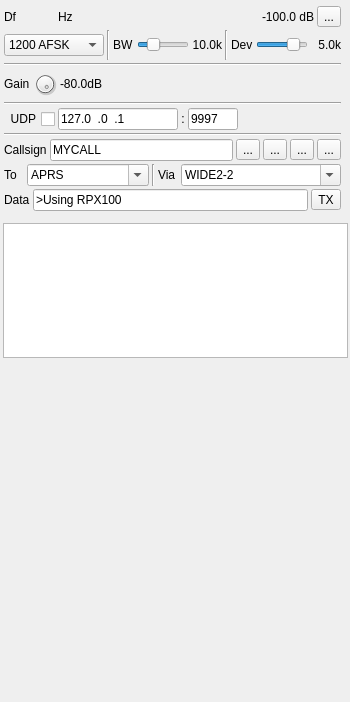
<?xml version="1.0" encoding="UTF-8"?>
<ui version="4.0">
 <class>PacketModGUI</class>
 <widget class="RollupWidget" name="PacketModGUI">
  <property name="geometry">
   <rect>
    <x>0</x>
    <y>0</y>
    <width>350</width>
    <height>702</height>
   </rect>
  </property>
  <property name="sizePolicy">
   <sizepolicy hsizetype="MinimumExpanding" vsizetype="Preferred">
    <horstretch>0</horstretch>
    <verstretch>0</verstretch>
   </sizepolicy>
  </property>
  <property name="minimumSize">
   <size>
    <width>350</width>
    <height>0</height>
   </size>
  </property>
  <property name="font">
   <font>
    <family>Liberation Sans</family>
    <pointsize>9</pointsize>
   </font>
  </property>
  <property name="focusPolicy">
   <enum>Qt::StrongFocus</enum>
  </property>
  <property name="windowTitle">
   <string>Packet Modulator</string>
  </property>
  <widget class="QWidget" name="settingsContainer" native="true">
   <property name="enabled">
    <bool>true</bool>
   </property>
   <property name="geometry">
    <rect>
     <x>2</x>
     <y>2</y>
     <width>341</width>
     <height>211</height>
    </rect>
   </property>
   <property name="minimumSize">
    <size>
     <width>280</width>
     <height>0</height>
    </size>
   </property>
   <property name="windowTitle">
    <string>Settings</string>
   </property>
   <layout class="QVBoxLayout" name="settingsLayout">
    <property name="spacing">
     <number>3</number>
    </property>
    <property name="leftMargin">
     <number>2</number>
    </property>
    <property name="topMargin">
     <number>2</number>
    </property>
    <property name="rightMargin">
     <number>2</number>
    </property>
    <property name="bottomMargin">
     <number>2</number>
    </property>
    <item>
     <layout class="QHBoxLayout" name="deltaFreqPowLayout">
      <property name="topMargin">
       <number>2</number>
      </property>
      <item>
       <layout class="QHBoxLayout" name="deltaFrequencyLayout">
        <item>
         <widget class="QLabel" name="deltaFrequencyLabel">
          <property name="minimumSize">
           <size>
            <width>16</width>
            <height>0</height>
           </size>
          </property>
          <property name="text">
           <string>Df</string>
          </property>
         </widget>
        </item>
        <item>
         <widget class="ValueDialZ" name="deltaFrequency" native="true">
          <property name="sizePolicy">
           <sizepolicy hsizetype="Maximum" vsizetype="Maximum">
            <horstretch>0</horstretch>
            <verstretch>0</verstretch>
           </sizepolicy>
          </property>
          <property name="minimumSize">
           <size>
            <width>32</width>
            <height>16</height>
           </size>
          </property>
          <property name="font">
           <font>
            <family>Liberation Mono</family>
            <pointsize>12</pointsize>
           </font>
          </property>
          <property name="cursor">
           <cursorShape>PointingHandCursor</cursorShape>
          </property>
          <property name="focusPolicy">
           <enum>Qt::StrongFocus</enum>
          </property>
          <property name="toolTip">
           <string>Demod shift frequency from center in Hz</string>
          </property>
         </widget>
        </item>
        <item>
         <widget class="QLabel" name="deltaUnits">
          <property name="text">
           <string>Hz </string>
          </property>
         </widget>
        </item>
        <item>
         <spacer name="horizontalSpacer">
          <property name="orientation">
           <enum>Qt::Horizontal</enum>
          </property>
          <property name="sizeHint" stdset="0">
           <size>
            <width>40</width>
            <height>20</height>
           </size>
          </property>
         </spacer>
        </item>
        <item>
         <widget class="QLabel" name="channelPower">
          <property name="minimumSize">
           <size>
            <width>60</width>
            <height>0</height>
           </size>
          </property>
          <property name="toolTip">
           <string>Channel power</string>
          </property>
          <property name="layoutDirection">
           <enum>Qt::RightToLeft</enum>
          </property>
          <property name="text">
           <string>-100.0 dB</string>
          </property>
          <property name="alignment">
           <set>Qt::AlignRight|Qt::AlignTrailing|Qt::AlignVCenter</set>
          </property>
         </widget>
        </item>
       </layout>
      </item>
      <item>
       <widget class="QToolButton" name="channelMute">
        <property name="toolTip">
         <string>Mute/Unmute channel</string>
        </property>
        <property name="text">
         <string>...</string>
        </property>
        <property name="icon">
         <iconset resource="../../../sdrgui/resources/res.qrc">
          <normaloff>:/txon.png</normaloff>
          <normalon>:/txoff.png</normalon>:/txon.png</iconset>
        </property>
        <property name="checkable">
         <bool>true</bool>
        </property>
       </widget>
      </item>
     </layout>
    </item>
    <item>
     <layout class="QHBoxLayout" name="rfBandwidthLayout">
      <item>
       <widget class="QComboBox" name="mode">
        <property name="minimumSize">
         <size>
          <width>100</width>
          <height>0</height>
         </size>
        </property>
        <property name="toolTip">
         <string>Baud rate and modulation</string>
        </property>
        <item>
         <property name="text">
          <string>1200 AFSK</string>
         </property>
        </item>
        <item>
         <property name="text">
          <string>9600 FSK</string>
         </property>
        </item>
       </widget>
      </item>
      <item>
       <widget class="Line" name="line_2">
        <property name="orientation">
         <enum>Qt::Vertical</enum>
        </property>
       </widget>
      </item>
      <item>
       <widget class="QLabel" name="rfBWLabel">
        <property name="text">
         <string>BW</string>
        </property>
       </widget>
      </item>
      <item>
       <widget class="QSlider" name="rfBW">
        <property name="sizePolicy">
         <sizepolicy hsizetype="Expanding" vsizetype="Minimum">
          <horstretch>0</horstretch>
          <verstretch>0</verstretch>
         </sizepolicy>
        </property>
        <property name="minimumSize">
         <size>
          <width>0</width>
          <height>0</height>
         </size>
        </property>
        <property name="toolTip">
         <string>RF bandwidth</string>
        </property>
        <property name="minimum">
         <number>10</number>
        </property>
        <property name="maximum">
         <number>400</number>
        </property>
        <property name="pageStep">
         <number>1</number>
        </property>
        <property name="value">
         <number>100</number>
        </property>
        <property name="orientation">
         <enum>Qt::Horizontal</enum>
        </property>
       </widget>
      </item>
      <item>
       <widget class="QLabel" name="rfBWText">
        <property name="minimumSize">
         <size>
          <width>30</width>
          <height>0</height>
         </size>
        </property>
        <property name="text">
         <string>10.0k</string>
        </property>
        <property name="alignment">
         <set>Qt::AlignRight|Qt::AlignTrailing|Qt::AlignVCenter</set>
        </property>
       </widget>
      </item>
      <item>
       <widget class="Line" name="line_3">
        <property name="orientation">
         <enum>Qt::Vertical</enum>
        </property>
       </widget>
      </item>
      <item>
       <widget class="QLabel" name="fmDevLabel">
        <property name="text">
         <string>Dev</string>
        </property>
       </widget>
      </item>
      <item>
       <widget class="QSlider" name="fmDev">
        <property name="sizePolicy">
         <sizepolicy hsizetype="Expanding" vsizetype="Minimum">
          <horstretch>0</horstretch>
          <verstretch>0</verstretch>
         </sizepolicy>
        </property>
        <property name="minimumSize">
         <size>
          <width>0</width>
          <height>0</height>
         </size>
        </property>
        <property name="toolTip">
         <string>Frequency deviation</string>
        </property>
        <property name="minimum">
         <number>10</number>
        </property>
        <property name="maximum">
         <number>60</number>
        </property>
        <property name="pageStep">
         <number>1</number>
        </property>
        <property name="value">
         <number>50</number>
        </property>
        <property name="orientation">
         <enum>Qt::Horizontal</enum>
        </property>
       </widget>
      </item>
      <item>
       <widget class="QLabel" name="fmDevText">
        <property name="minimumSize">
         <size>
          <width>30</width>
          <height>0</height>
         </size>
        </property>
        <property name="text">
         <string>5.0k</string>
        </property>
        <property name="alignment">
         <set>Qt::AlignRight|Qt::AlignTrailing|Qt::AlignVCenter</set>
        </property>
       </widget>
      </item>
     </layout>
    </item>
    <item>
     <widget class="Line" name="line_5">
      <property name="orientation">
       <enum>Qt::Horizontal</enum>
      </property>
     </widget>
    </item>
    <item>
     <layout class="QHBoxLayout" name="volumeLayout">
      <item>
       <widget class="QLabel" name="gainLabel">
        <property name="text">
         <string>Gain</string>
        </property>
       </widget>
      </item>
      <item>
       <widget class="QDial" name="gain">
        <property name="maximumSize">
         <size>
          <width>24</width>
          <height>24</height>
         </size>
        </property>
        <property name="toolTip">
         <string>Gain</string>
        </property>
        <property name="minimum">
         <number>-60</number>
        </property>
        <property name="maximum">
         <number>0</number>
        </property>
        <property name="singleStep">
         <number>5</number>
        </property>
        <property name="pageStep">
         <number>1</number>
        </property>
        <property name="value">
         <number>0</number>
        </property>
       </widget>
      </item>
      <item>
       <widget class="QLabel" name="gainText">
        <property name="minimumSize">
         <size>
          <width>30</width>
          <height>0</height>
         </size>
        </property>
        <property name="toolTip">
         <string>Audio input gain value</string>
        </property>
        <property name="statusTip">
         <string/>
        </property>
        <property name="text">
         <string>-80.0dB</string>
        </property>
        <property name="alignment">
         <set>Qt::AlignRight|Qt::AlignTrailing|Qt::AlignVCenter</set>
        </property>
       </widget>
      </item>
      <item>
       <widget class="LevelMeterVU" name="volumeMeter" native="true">
        <property name="sizePolicy">
         <sizepolicy hsizetype="Expanding" vsizetype="Preferred">
          <horstretch>0</horstretch>
          <verstretch>0</verstretch>
         </sizepolicy>
        </property>
        <property name="font">
         <font>
          <family>Liberation Mono</family>
          <pointsize>8</pointsize>
         </font>
        </property>
        <property name="toolTip">
         <string>Level (% full range) top trace: average, bottom trace: instantaneous peak, tip: peak hold</string>
        </property>
       </widget>
      </item>
     </layout>
    </item>
    <item>
     <widget class="Line" name="line_4">
      <property name="orientation">
       <enum>Qt::Horizontal</enum>
      </property>
     </widget>
    </item>
    <item>
     <layout class="QHBoxLayout" name="udpLayout">
      <item>
       <widget class="QCheckBox" name="udpEnabled">
        <property name="toolTip">
         <string>Forward packets received via UDP</string>
        </property>
        <property name="layoutDirection">
         <enum>Qt::RightToLeft</enum>
        </property>
        <property name="text">
         <string>UDP</string>
        </property>
       </widget>
      </item>
      <item>
       <widget class="QLineEdit" name="udpAddress">
        <property name="minimumSize">
         <size>
          <width>120</width>
          <height>0</height>
         </size>
        </property>
        <property name="focusPolicy">
         <enum>Qt::ClickFocus</enum>
        </property>
        <property name="toolTip">
         <string>UDP address to listen for packets to forward on</string>
        </property>
        <property name="inputMask">
         <string>000.000.000.000</string>
        </property>
        <property name="text">
         <string>127.0.0.1</string>
        </property>
       </widget>
      </item>
      <item>
       <widget class="QLabel" name="udpSeparator">
        <property name="text">
         <string>:</string>
        </property>
        <property name="alignment">
         <set>Qt::AlignCenter</set>
        </property>
       </widget>
      </item>
      <item>
       <widget class="QLineEdit" name="udpPort">
        <property name="minimumSize">
         <size>
          <width>50</width>
          <height>0</height>
         </size>
        </property>
        <property name="maximumSize">
         <size>
          <width>50</width>
          <height>16777215</height>
         </size>
        </property>
        <property name="focusPolicy">
         <enum>Qt::ClickFocus</enum>
        </property>
        <property name="toolTip">
         <string>UDP port to listen for packets to forward on</string>
        </property>
        <property name="inputMask">
         <string>00000</string>
        </property>
        <property name="text">
         <string>9997</string>
        </property>
       </widget>
      </item>
      <item>
       <spacer name="horizontalSpacer_4">
        <property name="orientation">
         <enum>Qt::Horizontal</enum>
        </property>
        <property name="sizeHint" stdset="0">
         <size>
          <width>40</width>
          <height>20</height>
         </size>
        </property>
       </spacer>
      </item>
     </layout>
    </item>
    <item>
     <widget class="Line" name="line_6">
      <property name="orientation">
       <enum>Qt::Horizontal</enum>
      </property>
     </widget>
    </item>
    <item>
     <layout class="QHBoxLayout" name="callsignLayout">
      <item>
       <widget class="QLabel" name="callsignLabel">
        <property name="text">
         <string>Callsign</string>
        </property>
       </widget>
      </item>
      <item>
       <widget class="QLineEdit" name="callsign">
        <property name="toolTip">
         <string>Enter your amateur radio callsign and optionally a SSID. E.g. M7RCE or M7RCE-1</string>
        </property>
        <property name="text">
         <string>MYCALL</string>
        </property>
        <property name="maxLength">
         <number>10</number>
        </property>
       </widget>
      </item>
      <item>
       <widget class="ButtonSwitch" name="preEmphasis">
        <property name="toolTip">
         <string>Preemphasis filter. Right click for additional settings.</string>
        </property>
        <property name="text">
         <string>...</string>
        </property>
        <property name="icon">
         <iconset resource="../../../sdrgui/resources/res.qrc">
          <normaloff>:/filter_highpass.png</normaloff>:/filter_highpass.png</iconset>
        </property>
       </widget>
      </item>
      <item>
       <widget class="ButtonSwitch" name="bpf">
        <property name="toolTip">
         <string>Baseband bandpass filter. Right click for additional settings.</string>
        </property>
        <property name="text">
         <string>...</string>
        </property>
        <property name="icon">
         <iconset resource="../../../sdrgui/resources/res.qrc">
          <normaloff>:/filter_bandpass.png</normaloff>:/filter_bandpass.png</iconset>
        </property>
       </widget>
      </item>
      <item>
       <widget class="ButtonSwitch" name="repeat">
        <property name="toolTip">
         <string>Repeatedly transmit the packet. Right click for additional settings.</string>
        </property>
        <property name="text">
         <string>...</string>
        </property>
        <property name="icon">
         <iconset resource="../../../sdrgui/resources/res.qrc">
          <normaloff>:/playloop.png</normaloff>:/playloop.png</iconset>
        </property>
       </widget>
      </item>
      <item>
       <widget class="QToolButton" name="insertPosition">
        <property name="toolTip">
         <string>Insert position (latitude and longitude)</string>
        </property>
        <property name="text">
         <string>...</string>
        </property>
        <property name="icon">
         <iconset>
          <normalon>:/gps.png</normalon>
         </iconset>
        </property>
       </widget>
      </item>
     </layout>
    </item>
    <item>
     <layout class="QHBoxLayout" name="routingLayout">
      <item>
       <widget class="QLabel" name="toLabel">
        <property name="sizePolicy">
         <sizepolicy hsizetype="Minimum" vsizetype="Preferred">
          <horstretch>0</horstretch>
          <verstretch>0</verstretch>
         </sizepolicy>
        </property>
        <property name="text">
         <string>To</string>
        </property>
       </widget>
      </item>
      <item>
       <widget class="QComboBox" name="to">
        <property name="sizePolicy">
         <sizepolicy hsizetype="Minimum" vsizetype="Fixed">
          <horstretch>0</horstretch>
          <verstretch>0</verstretch>
         </sizepolicy>
        </property>
        <property name="minimumSize">
         <size>
          <width>100</width>
          <height>0</height>
         </size>
        </property>
        <property name="toolTip">
         <string>Enter destination</string>
        </property>
        <property name="editable">
         <bool>true</bool>
        </property>
        <property name="currentText">
         <string>APRS</string>
        </property>
        <property name="currentIndex">
         <number>0</number>
        </property>
        <item>
         <property name="text">
          <string>APRS</string>
         </property>
        </item>
        <item>
         <property name="text">
          <string>APZ</string>
         </property>
        </item>
        <item>
         <property name="text">
          <string>CQ</string>
         </property>
        </item>
        <item>
         <property name="text">
          <string>BEACON</string>
         </property>
        </item>
        <item>
         <property name="text">
          <string>CALLSIGN-SSID</string>
         </property>
        </item>
       </widget>
      </item>
      <item>
       <widget class="Line" name="line">
        <property name="orientation">
         <enum>Qt::Vertical</enum>
        </property>
       </widget>
      </item>
      <item>
       <widget class="QLabel" name="viaLabel">
        <property name="sizePolicy">
         <sizepolicy hsizetype="Minimum" vsizetype="Preferred">
          <horstretch>0</horstretch>
          <verstretch>0</verstretch>
         </sizepolicy>
        </property>
        <property name="text">
         <string>Via</string>
        </property>
       </widget>
      </item>
      <item>
       <widget class="QComboBox" name="via">
        <property name="sizePolicy">
         <sizepolicy hsizetype="Minimum" vsizetype="Fixed">
          <horstretch>0</horstretch>
          <verstretch>0</verstretch>
         </sizepolicy>
        </property>
        <property name="minimumSize">
         <size>
          <width>160</width>
          <height>0</height>
         </size>
        </property>
        <property name="toolTip">
         <string>Enter routing</string>
        </property>
        <property name="editable">
         <bool>true</bool>
        </property>
        <item>
         <property name="text">
          <string>WIDE2-2</string>
         </property>
        </item>
        <item>
         <property name="text">
          <string>ARISS</string>
         </property>
        </item>
       </widget>
      </item>
     </layout>
    </item>
    <item>
     <layout class="QHBoxLayout" name="packetDataLayout">
      <item>
       <widget class="QLabel" name="label">
        <property name="layoutDirection">
         <enum>Qt::LeftToRight</enum>
        </property>
        <property name="text">
         <string>Data</string>
        </property>
       </widget>
      </item>
      <item>
       <widget class="QLineEdit" name="packet">
        <property name="toolTip">
         <string>Enter data to transmit.

APRS examples:
&gt;Status
:Addressee:Message
!Position</string>
        </property>
        <property name="text">
         <string>&gt;Using RPX100</string>
        </property>
        <property name="maxLength">
         <number>256</number>
        </property>
       </widget>
      </item>
      <item>
       <widget class="QToolButton" name="txButton">
        <property name="toolTip">
         <string>Press to transmit the packet</string>
        </property>
        <property name="text">
         <string>TX</string>
        </property>
       </widget>
      </item>
     </layout>
    </item>
   </layout>
  </widget>
  <widget class="QWidget" name="logContainer" native="true">
   <property name="geometry">
    <rect>
     <x>0</x>
     <y>220</y>
     <width>351</width>
     <height>141</height>
    </rect>
   </property>
   <property name="windowTitle">
    <string>Transmitted Packets</string>
   </property>
   <layout class="QVBoxLayout" name="transmittedLayout">
    <property name="spacing">
     <number>2</number>
    </property>
    <property name="leftMargin">
     <number>3</number>
    </property>
    <property name="topMargin">
     <number>3</number>
    </property>
    <property name="rightMargin">
     <number>3</number>
    </property>
    <property name="bottomMargin">
     <number>3</number>
    </property>
    <item>
     <widget class="QPlainTextEdit" name="transmittedText">
      <property name="readOnly">
       <bool>true</bool>
      </property>
     </widget>
    </item>
   </layout>
  </widget>
  <widget class="QWidget" name="spectrumContainer" native="true">
   <property name="geometry">
    <rect>
     <x>0</x>
     <y>370</y>
     <width>351</width>
     <height>284</height>
    </rect>
   </property>
   <property name="windowTitle">
    <string>Baseband Spectrum</string>
   </property>
   <layout class="QVBoxLayout" name="spectrumLayout">
    <property name="spacing">
     <number>2</number>
    </property>
    <property name="leftMargin">
     <number>3</number>
    </property>
    <property name="topMargin">
     <number>3</number>
    </property>
    <property name="rightMargin">
     <number>3</number>
    </property>
    <property name="bottomMargin">
     <number>3</number>
    </property>
    <item>
     <widget class="GLSpectrum" name="glSpectrum" native="true">
      <property name="minimumSize">
       <size>
        <width>200</width>
        <height>250</height>
       </size>
      </property>
      <property name="font">
       <font>
        <family>Liberation Mono</family>
        <pointsize>8</pointsize>
       </font>
      </property>
     </widget>
    </item>
    <item>
     <widget class="GLSpectrumGUI" name="spectrumGUI" native="true"/>
    </item>
   </layout>
  </widget>
 </widget>
 <customwidgets>
  <customwidget>
   <class>RollupWidget</class>
   <extends>QWidget</extends>
   <header>gui/rollupwidget.h</header>
   <container>1</container>
  </customwidget>
  <customwidget>
   <class>GLSpectrum</class>
   <extends>QWidget</extends>
   <header>gui/glspectrum.h</header>
   <container>1</container>
  </customwidget>
  <customwidget>
   <class>GLSpectrumGUI</class>
   <extends>QWidget</extends>
   <header>gui/glspectrumgui.h</header>
   <container>1</container>
  </customwidget>
  <customwidget>
   <class>ValueDialZ</class>
   <extends>QWidget</extends>
   <header>gui/valuedialz.h</header>
   <container>1</container>
  </customwidget>
  <customwidget>
   <class>ButtonSwitch</class>
   <extends>QToolButton</extends>
   <header>gui/buttonswitch.h</header>
  </customwidget>
  <customwidget>
   <class>LevelMeterVU</class>
   <extends>QWidget</extends>
   <header>gui/levelmeter.h</header>
   <container>1</container>
  </customwidget>
 </customwidgets>
 <tabstops>
  <tabstop>deltaFrequency</tabstop>
  <tabstop>channelMute</tabstop>
  <tabstop>mode</tabstop>
  <tabstop>rfBW</tabstop>
  <tabstop>fmDev</tabstop>
  <tabstop>gain</tabstop>
  <tabstop>callsign</tabstop>
  <tabstop>preEmphasis</tabstop>
  <tabstop>repeat</tabstop>
  <tabstop>insertPosition</tabstop>
  <tabstop>to</tabstop>
  <tabstop>via</tabstop>
  <tabstop>packet</tabstop>
  <tabstop>txButton</tabstop>
  <tabstop>transmittedText</tabstop>
 </tabstops>
 <resources>
  <include location="../../../sdrgui/resources/res.qrc"/>
 </resources>
 <connections/>
</ui>
